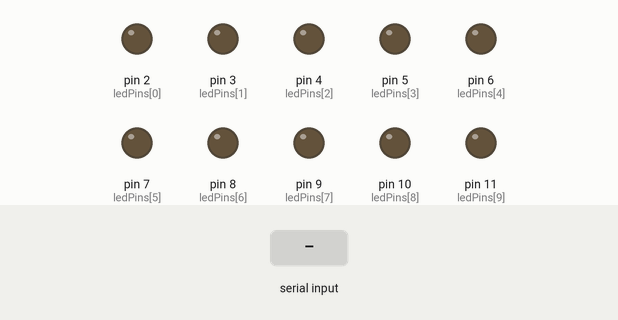
The sketch below on a simulated Arduino Uno, built with avr-gcc and run on an emulated ATmega328P. On the bench: output pins drawn as LEDs (lit = HIGH). Inputs (shaded band) come from the test bench.

Above: at 2.2 s.
2.3 s: "90,45\n" received over Serial
At 2.9 s:
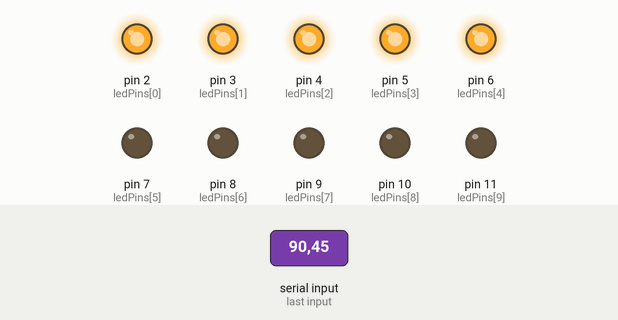
3.8 s: "30,150\n" received over Serial
At 4.3 s:
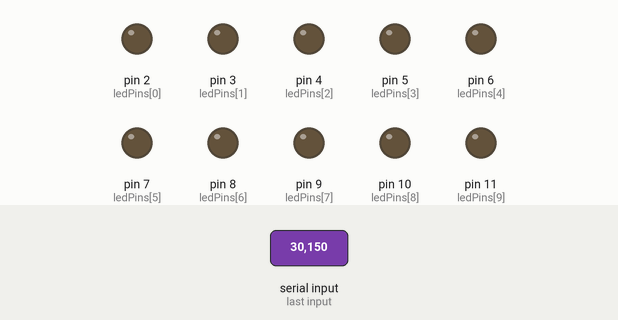
5.3 s: "5\n" received over Serial
At 6.0 s:
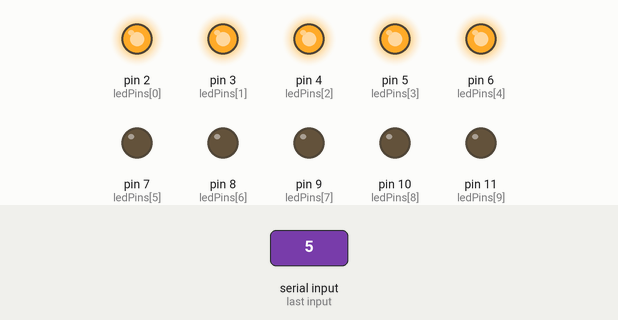
6.8 s: "90\n" received over Serial
At 7.1 s:
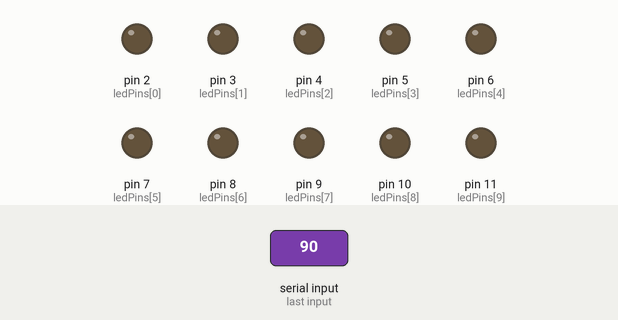
8.3 s: "200\n" received over Serial
9.8 s: "30,150\n" received over Serial
Timing chart, 0 to 12.3 s (numbered marks = the images above; inputs shaded):
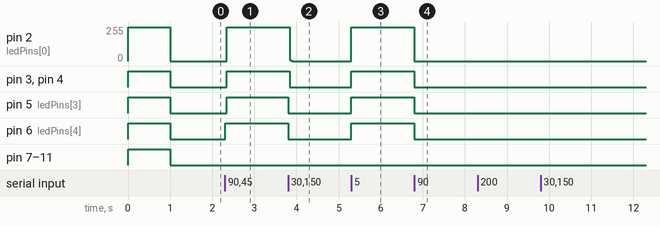

Measured:
- after the input at 2.3 s, pin 2 (ledPins[0]): 0/255 → 255/255 after 0.05 s; pin 3 (ledPins[1]), pin 4 (ledPins[2]), pin 5 (ledPins[3]): LOW → HIGH after 0.05 s; pin 6 (ledPins[4]): LOW → HIGH at once
- after the input at 3.8 s, pin 2 (ledPins[0]): 255/255 → 0/255 after 0.05 s; pin 3 (ledPins[1]), pin 4 (ledPins[2]): HIGH → LOW after 0.05 s; pin 5 (ledPins[3]), pin 6 (ledPins[4]): HIGH → LOW at once
- after the input at 5.3 s, pin 2 (ledPins[0]): 0/255 → 255/255 at once; pin 3 (ledPins[1]), pin 4 (ledPins[2]), pin 5 (ledPins[3]), pin 6 (ledPins[4]): LOW → HIGH at once
- after the input at 6.8 s, pin 2 (ledPins[0]): 255/255 → 0/255 at once; pin 3 (ledPins[1]), pin 4 (ledPins[2]), pin 5 (ledPins[3]), pin 6 (ledPins[4]): HIGH → LOW at once

The sketch:

number_predict.ino
```cpp
// Define the pins for the 10 LEDs
const int ledPins[] = {2, 3, 4, 5, 6, 7, 8, 9, 10, 11};

void setup() {
  // Initialize the LED pins as OUTPUT
  for (int i = 0; i < 10; i++) {
    pinMode(ledPins[i], OUTPUT);
    digitalWrite(ledPins[i], HIGH);  // Turn on the LED
  }

  delay(1000);  // Keep the LEDs on for 1 second

  // Turn off all LEDs
  for (int i = 0; i < 10; i++) {
    digitalWrite(ledPins[i], LOW);  // Turn off the LED
  }

  Serial.begin(9600);  // Start serial communication at 9600 baud rate
}

void loop() {
  if (Serial.available() > 0) {
    char receivedChar = Serial.read();  // Read the incoming byte
    int receivedNumber = receivedChar - '0';  // Convert char to int

    if (receivedNumber >= 0 && receivedNumber <= 9) {
      updateLEDs(receivedNumber);
    }
  }
}

void updateLEDs(int number) {
  // Turn off all LEDs
  for (int i = 0; i < 10; i++) {
    digitalWrite(ledPins[i], LOW);
  }

  // If the number is 0, keep all LEDs off
  if (number == 0) {
    return;
  }

  // Turn on LEDs from 0 to the received number - 1
  for (int i = 0; i < number; i++) {
    digitalWrite(ledPins[i], HIGH);
  }
}
```
